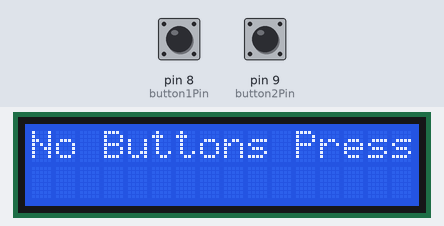
Bench run of a sketch on a simulated Arduino Uno, built with avr-gcc and run on an emulated ATmega328P. Shown: 16×2 character LCD. The inputs (shaded band) are chosen by the test bench; at power-on: pin 8 (button1Pin) HIGH, pin 9 (button2Pin) HIGH.

Above: at 1.2 s.
1.3 s: pin 8 (button1Pin) pulled LOW for 0.15 s
At 1.42 s:
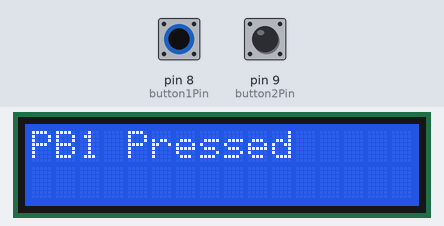
4.4 s: pin 9 (button2Pin) pulled LOW for 0.15 s
At 4.51 s:
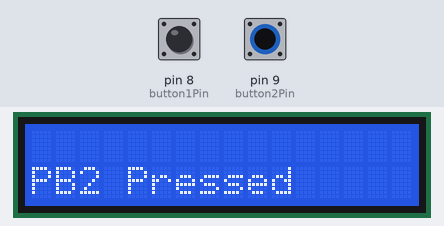
6.0 s: pin 8 (button1Pin) pulled LOW for 1 s
At 6.8 s:
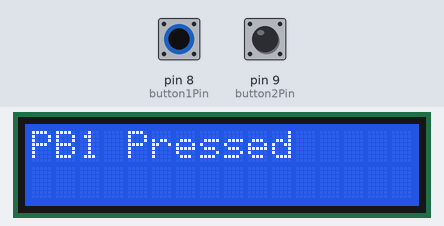
10.0 s: pin 8 (button1Pin) pulled LOW for 3.2 s
14.7 s: pin 9 (button2Pin) pulled LOW for 3.2 s
At 15.7 s:
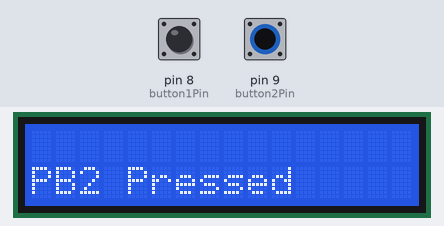
19.4 s: pin 8 (button1Pin) driven LOW and pin 9 (button2Pin) driven LOW
At 19.9 s:
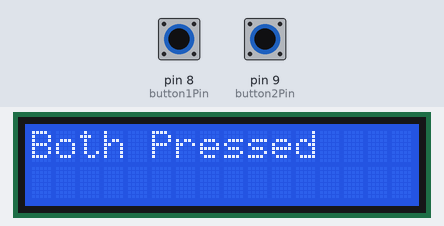
Timing chart, 0 to 21.9 s (numbered marks = the images above; inputs shaded):
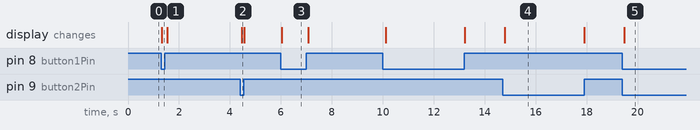

Measured:
- after the input at 1.3 s, the display: changes at once (image 1)
- after the input at 4.4 s, the display: changes after 0.06 s (image 2)
- after the input at 6.0 s, the display: changes at once (image 3)
- after the input at 14.7 s, the display: changes after 0.09 s (image 4)
- after the input at 19.4 s, the display: changes after 0.08 s (image 5)

The sketch:

lab-03-lcds.ino
```cpp
/*
  -----------------------------------------------------------------
  Name: Pushbuttons
  Purpose: This code is written to display the state of a pushbutton
   digitalRead
  Author: Siddharth Nema
  Created: 2021.11.08
  Updated: 2021.11.08
  -----------------------------------------------------------------
*/

#include <LiquidCrystal.h>

LiquidCrystal lcd(7, 6, 5, 4, 3, 2); // initialize the LCD with pin numbers

int button1Pin = 8; //set pin where button 1 is wired
int button2Pin = 9; //set pin where button 2 is wired

int button1State; //create variable for the state of button 1
int button2State; //create variable for the state of button 2

void setup()
{
  lcd.begin(16, 2); // set up the LCD's number of columns and rows
}

void loop()
{
  button1State = digitalRead(button1Pin); //read state of pushbutton1
  button2State = digitalRead(button2Pin); //read state of pushbutton2

  //When both buttons are pressed
  if (button1State == LOW && button2State == LOW)
  {
    lcd.clear();               // clear the screen of any content
    lcd.setCursor(0, 0);       // where text should start
    lcd.print("Both Pressed"); // text to be displayed
  }

  //When button1 is pressed
  else if (button1State == LOW)
  {
    lcd.clear();              // clear the screen of any content
    lcd.setCursor(0, 0);      // where text should start
    lcd.print("PB1 Pressed"); // text to be displayed
  }

  //When button2 is pressed
  else if (button2State == LOW)
  {
    lcd.clear();              // clear the screen of any content
    lcd.setCursor(0, 1);      // where text should start
    lcd.print("PB2 Pressed"); // text to be displayed
  }

  //When no button is pressed
  else if (button1State == HIGH && button2State == HIGH)
  {
    lcd.clear();                     // clear the screen of any content
    lcd.setCursor(0, 0);             // where text should start
    lcd.print("No Buttons Pressed"); // text to be displayed
  }

  delay(100); //delay to allow screen to update
}
```
